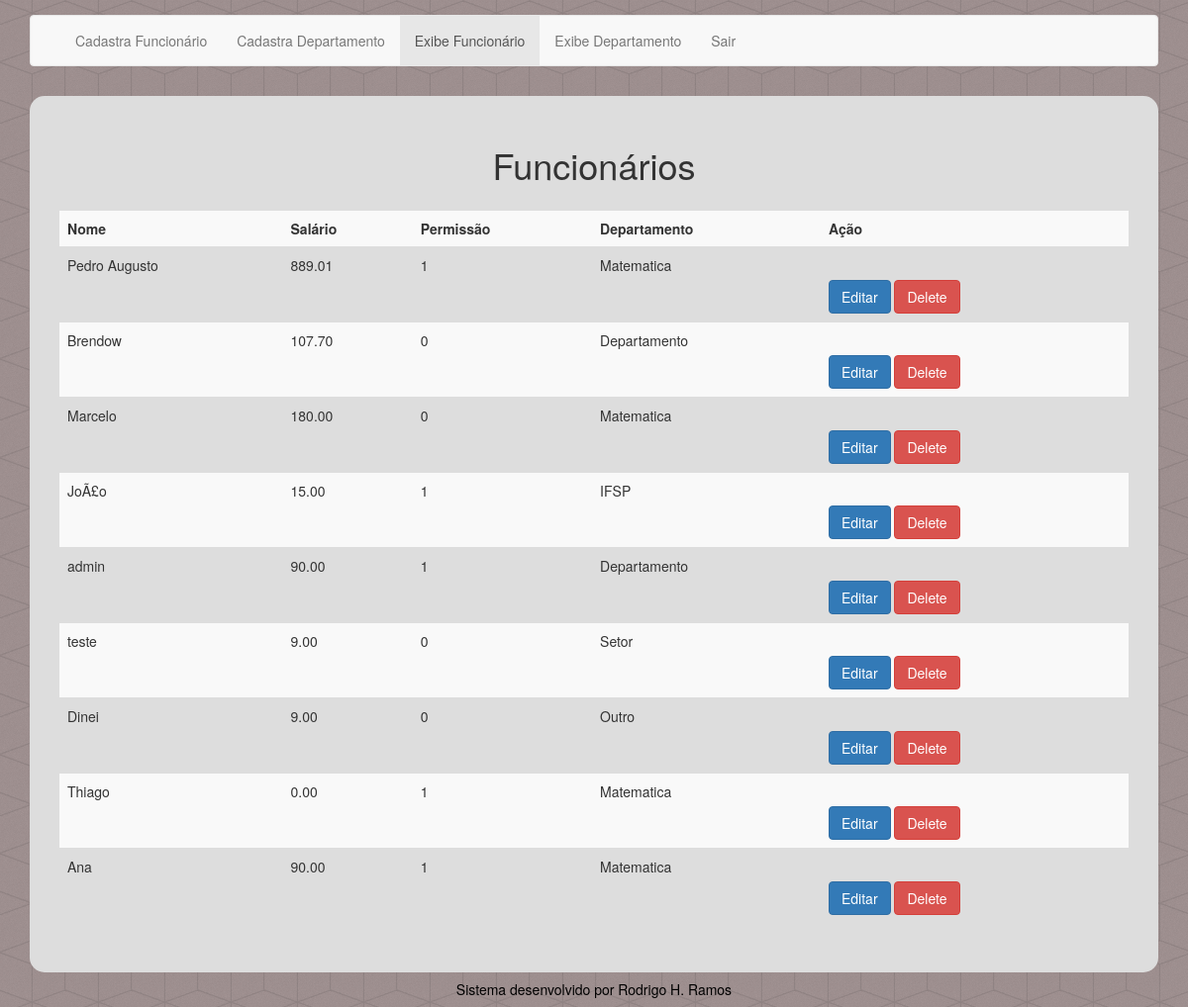
/php/View/exibeFuncionarios (signed in), run on the app's committed database.
### tables this page shows
CREATE TABLE `usuario` (
  `id` int(11) NOT NULL,
  `login` varchar(8) DEFAULT NULL,
  `nome` varchar(20) DEFAULT NULL,
  `senha` varchar(80) DEFAULT NULL,
  `salario` decimal(10,2) DEFAULT NULL,
  `permissao` varchar(20) NOT NULL,
  `departamento_fk` int(11) NOT NULL
);

CREATE TABLE `departamento` (
  `id` int(11) NOT NULL,
  `sigla` varchar(4) DEFAULT NULL,
  `dnome` varchar(20) DEFAULT NULL
);

### index.php (called while the page is built, shortened)
<?php
include $_SESSION["root"].'routes.php';
?>

### php/DAO/FuncionarioDAO.php (called while the page is built, shortened)
<?php
include_once $_SESSION["root"] . 'php/Model/ModelUser.php';
class FuncionarioDAO
{
	function getAllFuncionarios()
	{
		$instance = DatabaseConnection::getInstance();
		$conn = $instance->getConnection();
		$statement = $conn->prepare("SELECT * FROM usuario");
		$statement->execute();
		$linhas = $statement->fetchAll();
		foreach ($linhas as $value) {
			$funcionario = new ModelUser();
			$funcionario->setFuncionarioFromDataBase($value);
			$funcionarios[] = $funcionario;
		}
		return $funcionarios;
	}
}

### php/Model/ModelUser.php (called while the page is built, shortened)
<?php
class ModelUser {
	public $id;
	public $nome;
	public $salario;
	public $permissao;
    public function getId()
    {
        return $this->id;
    }
    public function setId($id)
    {
        $this->id = $id;
        return $this;
    }
    public function getNome()
    {
        return $this->nome;
    }
    public function setNome($nome)
    {
        $this->nome = $nome;
        return $this;
    }
    public function getSalario()
    {
        return $this->salario;
    }
    public function setSalario($salario)
    {
        $this->salario = $salario ;
        return $this;
    }
    public function setLogin($login)
    {
        return $this;
    }
    public function setSenha($senha)
    {
        return $this;
    }
    public function getPermissao()
    {
        return $this->permissao;
    }
    public function setPermissao($permissao)
    {
        $this->permissao = $permissao;
        return $this;
    }
    public function setDepartamento($departamento)
    {
        return $this;
    }
}

### php/DAO/DepartamentoDAO.php (called while the page is built, shortened)
<?php
include_once $_SESSION["root"].'php/Model/ModelDept.php';
class DepartamentoDAO {
	function getAllDepartamentos(){
		$instance = DatabaseConnection::getInstance();
		$conn = $instance->getConnection();
		$statement = $conn->prepare("SELECT * FROM departamento");
		$statement->execute();
		$linhas = $statement->fetchAll();
		foreach ($linhas as $value) {
			$departamento = new ModelDept();
			$departamento->setDepartamentoFromDataBase($value);
			$departamentos[]=$departamento;
		}
		return $departamentos;
	}
}

### php/Model/modelDept.php (called while the page is built, shortened)
<?php
class ModelDept{
	private $nome;
	public function setId($id){
		return $this;
	}
	public function getNome(){
		return $this->nome;
	}
	public function setNome($nome){
		$this->nome = $nome;
		return $this;
	}
	public function setSigla($sigla){
		return $this;
	}
}
?>

### php/View/ViewExibeFuncionarios.php (the view, shortened to what this page needs)
<?php
if ($_SESSION['logado'] == true) {
	include $_SESSION["root"] . 'includes/header.php';
	?>
	<body>
		<div class="container">
			<?php include $_SESSION["root"] . 'includes/menu.php'; ?>
			<div id="principal">
				<h1 class="text-center">Funcionários</h1>
				<table class="table table-striped">
					<?php
					echo "<tr>
					 <th scope='col' onClick={orderByName()}>Nome</th>
					 <th scope='col'>Salário</th>
					 <th scope='col'>Permissão</th>
					 <th scope='col' onClick={orderByDept()}>Departamento</th>";
					if ($_SESSION['permissao'] == 1) {
						echo "<th scope='col'>Ação</th>
					 	</tr>";
					} else {
						echo "</tr>";
					}
					foreach ($funcionarios as $value) {
						foreach ($departamentos as $dept) {
							if ($dept->getId() == $value->getDepartamento()) {
								$departamento = $dept->getNome();
							}
						}
						if($value->getPermissao() >= 0){
							echo "<tr>
							<td>" . $value->getNome() . "</td>
							<td>" . $value->getSalario() . "</td>
							<td>" . $value->getPermissao() . "</td>
							<td>" . $departamento . "</td>";
							if ($_SESSION['permissao'] == 1) {
								echo "<td>
									<button type='button' class='btn btn-primary' onClick={editarFuncionario('" . $value->getId() . "');}>Editar</button>
									<button type='button' onClick={excluirFuncionario('" . $value->getId() . "');} class='btn btn-danger'>Delete</button>
								</td>
								</tr>";
							} else {
								echo "</tr>";
							}
						}
					}
					?>
				</table>
			</div>
		</div>
	</body>
	<?php
	include $_SESSION["root"] . 'includes/footer.php';
} else {
	header("Location: login");
}
?>

### routes.php (shortened to what this page needs)
<?php
$path = explode('/', $_SERVER['REQUEST_URI']);
$action = $path[sizeOf($path) - 1];
$action = explode('?', $action);
$action = $action[0];
include_once $_SESSION["root"].'php/Controller/ControllerFuncionario.php';
if ($action == '' || $action == 'index' || $action == 'index.php' || $action == 'login') {
	require_once $_SESSION["root"].'php/View/ViewLogin.php';
}
else if ($action == 'postLogin') {
	$cLogin = new ControllerLogin();
	$cLogin->verificaLogin();
}
else if ($action == 'exibeFuncionarios') {
	$cFunc = new ControllerFuncionario();
	$cFunc->getAllFuncionarios();
}
?>

### php/Controller/ControllerFuncionario.php (shortened to what this page needs)
<?php
include_once $_SESSION["root"].'php/DAO/FuncionarioDAO.php';
include_once $_SESSION["root"].'php/Model/ModelUser.php';
include_once $_SESSION['root'].'php/Dao/DepartamentoDAO.php';
class ControllerFuncionario {
	function getAllFuncionarios(){
		if(!isset($_GET['order'])){
			$funcDAO = new FuncionarioDAO();
			$funcionarios=$funcDAO->getAllFuncionarios();
			$deptDAO = new DepartamentoDAO();
			$departamentos=$deptDAO->getAllDepartamentos();
			include_once $_SESSION["root"].'php/View/ViewExibeFuncionarios.php';
		}
	}
}

### includes/header.php (shortened to what this page needs)
<!DOCTYPE html>
<html lang="pt-BR">
	<head>
		<link rel="stylesheet" type="text/css" href="includes/css/bootstrap.min.css">
		<link rel="stylesheet" type="text/css" href="includes/css/estilo.css">
	</head>
	<body>

### includes/menu.php (shortened to what this page needs)
<nav class="navbar navbar-default menu">
        <div class="container-fluid">
          <div class="navbar-header">
            <a class="navbar-brand"><?php if (isset($_SESSION["nomeLogado"])) echo strtoupper($_SESSION["nomeLogado"]) ?></a>
          </div>
          <div id="navbar" class="navbar-collapse collapse">
            <ul class="nav navbar-nav">
              <?php if($_SESSION['permissao'] == 1){
                ?>
                <li class="cadastrarFuncionario"><a href="cadastraFuncionario">Cadastra Funcionário</a></li>
                <li class="cadastrarDepartamento"><a href="cadastrarDepartamento">Cadastra Departamento</a></li>
                <?php
              }
              ?>
              <li class="visualizarFuncionario"><a href="exibeFuncionarios">Exibe Funcionário</a></li>
              <li class="exibeDepartamento"><a href="exibeDepartamento">Exibe Departamento</a></li>
              <li class="sair"><a href="sair">Sair</a></li>
            </ul>
          </div>
        </div>
      </nav>

### includes/footer.php
	<div><h5 class="text-center" style="color: black">Sistema desenvolvido por Rodrigo H. Ramos</h5></div>
	</body>
</html>

### includes/css/estilo.css (style rules this page uses)
body { background-image: url("../imgs/fundo.png"); }
.menu { margin-top:15px; }
#principal { background-color: #ddd; padding:30px; margin-top:30px; border-radius:15px; }
h1 { margin-bottom: 25px; }
button { margin-top: 25px; }

### data on the page
usuario: nome "Pedro Augusto", salario "889.01", permissao "1", departamento_fk.dnome "Matematica"
usuario: nome "Brendow", salario "107.70", permissao "0", departamento_fk.dnome "Departamento"
usuario: nome "Marcelo", salario "180.00", permissao "0", departamento_fk.dnome "Matematica"
usuario: nome "JoÃ£o", salario "15.00", permissao "1", departamento_fk.dnome "IFSP"
usuario: nome "admin", salario "90.00", permissao "1", departamento_fk.dnome "Departamento"
usuario: nome "teste", salario "9.00", permissao "0", departamento_fk.dnome "Setor"
usuario: nome "Dinei", salario "9.00", permissao "0", departamento_fk.dnome "Outro"
usuario: nome "Thiago", salario "0.00", permissao "1", departamento_fk.dnome "Matematica"
usuario: nome "Ana", salario "90.00", permissao "1", departamento_fk.dnome "Matematica"
